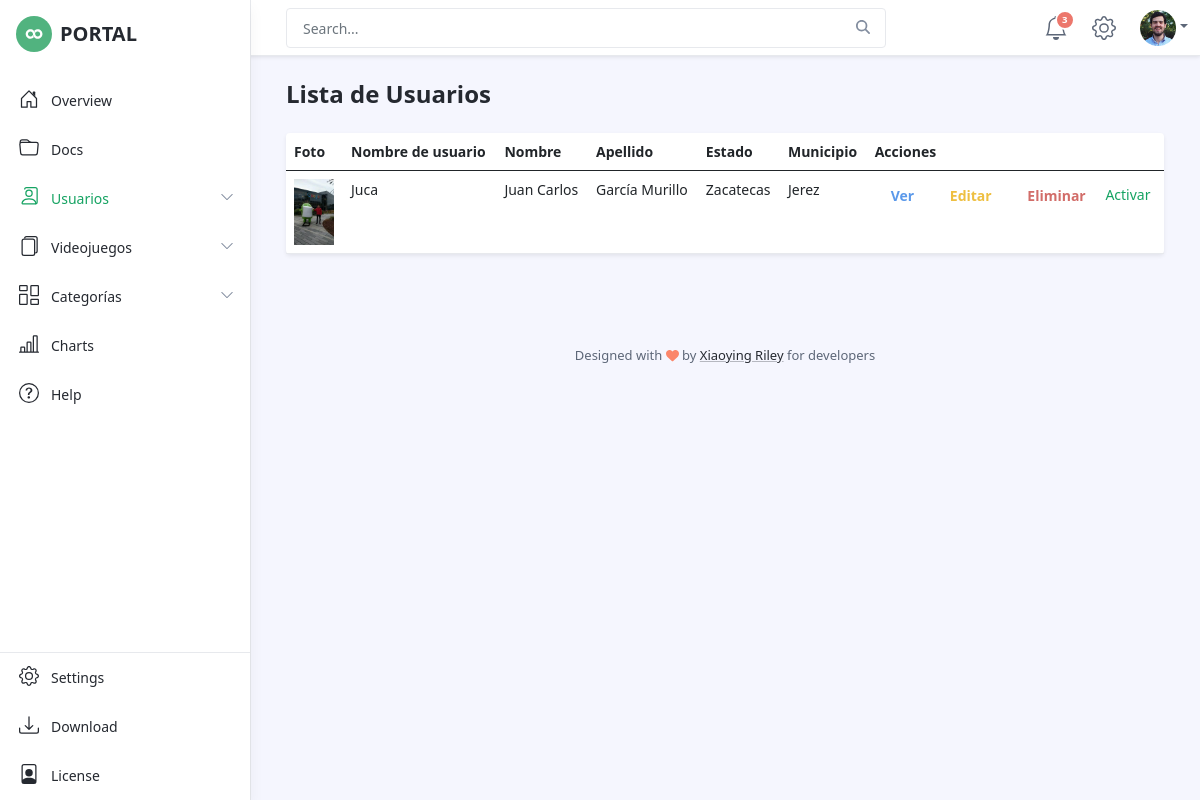
/usuarios/lista/, run on an earlier commit of the app's database.
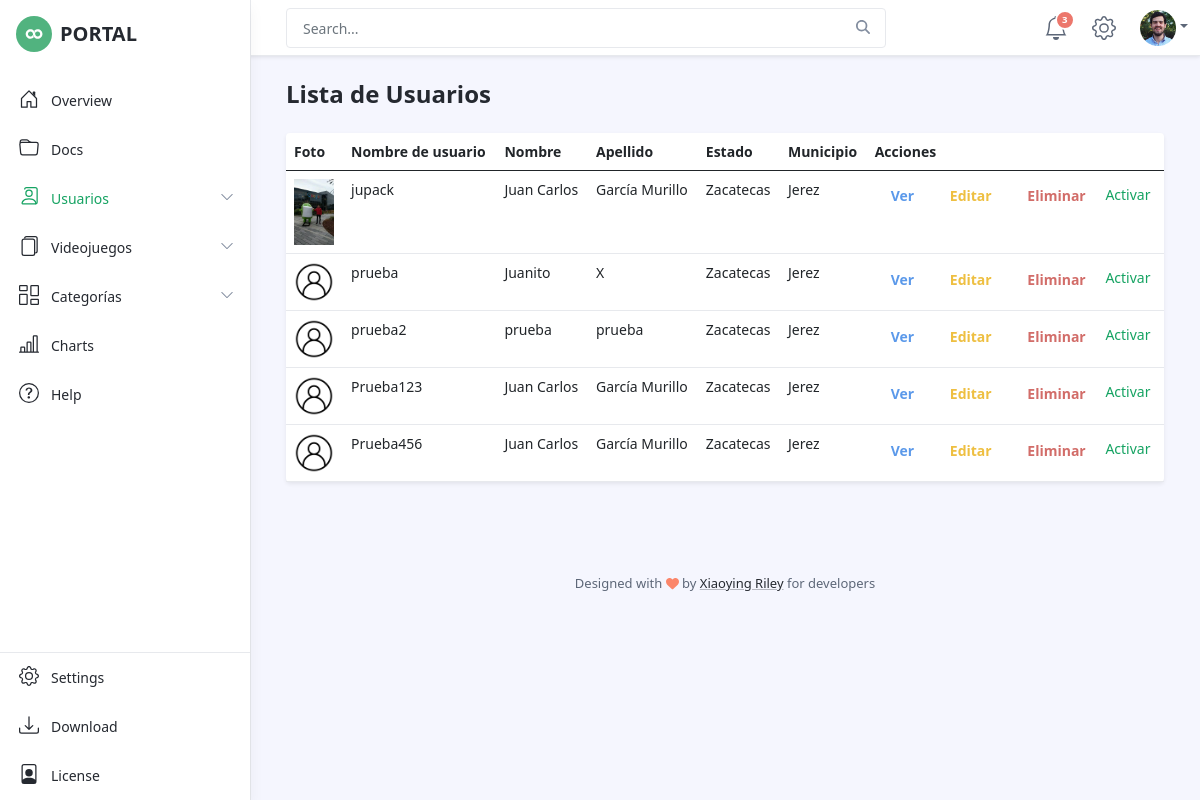
And on a later commit of the database.
### usuarios/models.py (models this page shows)
class Usuario(User):
    estado = models.ForeignKey("usuarios.Estado", verbose_name="Estado", on_delete=models.CASCADE)
    municipio = models.ForeignKey("usuarios.Municipio", verbose_name="Municipio", on_delete=models.CASCADE)
    foto = models.ImageField("Foto de perfil", upload_to='perfiles', blank=True, null=True)

class Estado(models.Model):
    nombre = models.CharField(max_length = 50)
    def __str__(self):
        return self.nombre

class Municipio(models.Model):
    nombre = models.CharField(max_length=50)
    estado = models.ForeignKey("usuarios.Estado", verbose_name="Estado", on_delete=models.CASCADE)
    def __str__(self):
        return self.nombre

### usuarios/views.py (the view)
# urls.py: path('lista/',views.UsuarioList.as_view(),name='lista'),
class UsuarioList(ListView):
    model = Usuario
    extra_context = {'us_lista' : True}
    template_name = 'usuarios:lista'

### usuarios/templates/usuarios/usuario_list.html (shortened to what this page needs)
{% extends 'dashboard.html' %}
{% load static %}
{% block contenido %}
<h1 class="app-page-title">Lista de Usuarios</h1>
<div class="app-card app-card-orders-table shadow-sm mb-5">
  <table class="table table-hover">
    <thead>
        <th>Foto</th>
        <th>Nombre de usuario</th>
        <th>Nombre</th>
        <th>Apellido</th>
        <th>Estado</th>
        <th>Municipio</th>
        <th>Acciones</th>
    </thead>
    <tbody>
      {% for usuario in object_list %}
      <tr>
          <td>
            {% if usuario.foto %}
              <img src="{{MEDIA_URL}}{{usuario.foto}}" alt="" width="40px">
            {% else %}
              <img src="{% static 'images/nouser.png' %}" alt="" width="40px">
            {% endif %}
          </td>
          <td>{{usuario.username}}</td>
          <td>{{usuario.first_name}}</td>
          <td>{{usuario.last_name}}</td>
          <td>{{usuario.estado}}</td>
          <td>{{usuario.municipio}}</td>
          <td>
            <a href="{% url 'usuarios:ver' usuario.id %}" class="btn btn-outline-info">Ver</a>
            <a href="{% url 'usuarios:editar' usuario.id %}" class="btn btn-outline-warning">Editar</a>
            <button onclick="muestraModal('{% url 'usuarios:eliminar' usuario.id %}','el Usuario {{usuario.username}}')" type="button" class="btn btn-outline-danger" data-toggle="modal" data-target="#eliminarModal">Eliminar</button>
            <a href="">Activar</a>
          </td>
        </tr>
          {% endfor %}
    </tbody>
  </table>
</div>
{% endblock contenido %}

### videojuego/templates/dashboard.html (shortened to what this page needs)
{% load static %}
<!DOCTYPE html>
<html lang="en">
<head>
    <link id="theme-style" rel="stylesheet" href="{% static 'css/portal.css' %}">
</head>
<body class="app">
    <header class="app-header fixed-top">
        <div class="app-header-inner">
	        <div class="container-fluid py-2">
		        <div class="app-header-content">
		            <div class="row justify-content-between align-items-center">
		            <div class="app-search-box col">
		                <form class="app-search-form">
							<input type="text" placeholder="Search..." name="search" class="form-control search-input">
							<button type="submit" class="btn search-btn btn-primary" value="Search"><i class="fas fa-search"></i></button>
				        </form>
		            </div>
		            <div class="app-utilities col-auto">
			            <div class="app-utility-item app-notifications-dropdown dropdown">
				            <a class="dropdown-toggle no-toggle-arrow" id="notifications-dropdown-toggle" data-toggle="dropdown" href="#" role="button" aria-expanded="false" title="Notifications">
					            <span class="icon-badge">3</span>
					        </a>
				        </div>
			            <div class="app-utility-item">
				            <a href="settings.html" title="Settings">
					        </a>
					    </div>
			            <div class="app-utility-item app-user-dropdown dropdown">
				            <a class="dropdown-toggle" id="user-dropdown-toggle" data-toggle="dropdown" href="#" role="button" aria-expanded="false"><img src="{% static 'images/user.png' %}" alt="user profile"></a>
			            </div>
		            </div>
		        </div>
	            </div>
	        </div>
        </div>
        <div id="app-sidepanel" class="app-sidepanel">
	        <div class="sidepanel-inner d-flex flex-column">
		        <div class="app-branding">
		            <a class="app-logo" href="index.html"><img class="logo-icon mr-2" src="{% static 'images/app-logo.svg' %}" alt="logo"><span class="logo-text">PORTAL</span></a>
		        </div>
			    <nav id="app-nav-main" class="app-nav app-nav-main flex-grow-1">
				    <ul class="app-menu list-unstyled accordion" id="menu-accordion">
					    <li class="nav-item">
					        <a class="nav-link href="index.html">
						        <span class="nav-icon">
						         </span>
		                         <span class="nav-link-text">Overview</span>
					        </a>
					    </li>
					    <li class="nav-item">
					        <a class="nav-link" href="docs.html">
						        <span class="nav-icon">
						         </span>
		                         <span class="nav-link-text">Docs</span>
					        </a>
							<li class="nav-item has-submenu">
								<a class="nav-link submenu-toggle {% if us_nuevo or us_lista %} active {% endif %}" href="#" data-toggle="collapse" data-target="#submenu-us" aria-expanded="false" aria-controls="submenu-1">
									<span class="nav-icon">
									 </span>
									 <span class="nav-link-text">Usuarios</span>
									 <span class="submenu-arrow">
										 <svg width="1em" height="1em" viewBox="0 0 16 16" class="bi bi-chevron-down" fill="currentColor" xmlns="http://www.w3.org/2000/svg">
		  <path fill-rule="evenodd" d="M1.646 4.646a.5.5 0 0 1 .708 0L8 10.293l5.646-5.647a.5.5 0 0 1 .708.708l-6 6a.5.5 0 0 1-.708 0l-6-6a.5.5 0 0 1 0-.708z"/>
		</svg>
									 </span>
								</a>
							</li>
					    <li class="nav-item has-submenu">
					        <a class="nav-link submenu-toggle {% if vj_nuevo or vj_lista %} active {% endif %}" href="#" data-toggle="collapse" data-target="#submenu-1" aria-expanded="false" aria-controls="submenu-1">
						        <span class="nav-icon">
						         </span>
		                         <span class="nav-link-text">Videojuegos</span>
		                         <span class="submenu-arrow">
		                             <svg width="1em" height="1em" viewBox="0 0 16 16" class="bi bi-chevron-down" fill="currentColor" xmlns="http://www.w3.org/2000/svg">
	  <path fill-rule="evenodd" d="M1.646 4.646a.5.5 0 0 1 .708 0L8 10.293l5.646-5.647a.5.5 0 0 1 .708.708l-6 6a.5.5 0 0 1-.708 0l-6-6a.5.5 0 0 1 0-.708z"/>
	</svg>
	                             </span>
					        </a>
					    </li>
					    <li class="nav-item has-submenu">
					        <a class="nav-link submenu-toggle {% if cat_nuevo or cat_lista %} active {% endif %}" href="#" data-toggle="collapse" data-target="#submenu-2" aria-expanded="false" aria-controls="submenu-2">
						        <span class="nav-icon">
						         </span>
		                         <span class="nav-link-text">Categorías</span>
		                         <span class="submenu-arrow">
		                             <svg width="1em" height="1em" viewBox="0 0 16 16" class="bi bi-chevron-down" fill="currentColor" xmlns="http://www.w3.org/2000/svg">
	  <path fill-rule="evenodd" d="M1.646 4.646a.5.5 0 0 1 .708 0L8 10.293l5.646-5.647a.5.5 0 0 1 .708.708l-6 6a.5.5 0 0 1-.708 0l-6-6a.5.5 0 0 1 0-.708z"/>
	</svg>
	                             </span>
					        </a>
					    </li>
					    <li class="nav-item">
					        <a class="nav-link" href="charts.html">
						        <span class="nav-icon">
						         </span>
		                         <span class="nav-link-text">Charts</span>
					        </a>
					    </li>
					    <li class="nav-item">
					        <a class="nav-link" href="help.html">
						        <span class="nav-icon">
						         </span>
		                         <span class="nav-link-text">Help</span>
					        </a>
					    </li>
				    </ul>
			    </nav>
			    <div class="app-sidepanel-footer">
				    <nav class="app-nav app-nav-footer">
					    <ul class="app-menu footer-menu list-unstyled">
						    <li class="nav-item">
						        <a class="nav-link" href="settings.html">
							        <span class="nav-icon">
							        </span>
			                        <span class="nav-link-text">Settings</span>
						        </a>
						    </li>
						    <li class="nav-item">
						        <a class="nav-link" href="https://themes.3rdwavemedia.com/bootstrap-templates/admin-dashboard/portal-free-bootstrap-admin-dashboard-template-for-developers/">
							        <span class="nav-icon">
							        </span>
			                        <span class="nav-link-text">Download</span>
						        </a>
						    </li>
						    <li class="nav-item">
						        <a class="nav-link" href="https://themes.3rdwavemedia.com/bootstrap-templates/admin-dashboard/portal-free-bootstrap-admin-dashboard-template-for-developers/">
							        <span class="nav-icon">
							        </span>
			                        <span class="nav-link-text">License</span>
						        </a>
						    </li>
					    </ul>
				    </nav>
			    </div>
	        </div>
	    </div>
    </header>
    <div class="app-wrapper">
	    <div class="app-content pt-3 p-md-3 p-lg-4">
		    <div class="container-xl">
                {% block contenido %}
                {% endblock contenido %}
		    </div>
	    </div>
	    <footer class="app-footer">
		    <div class="container text-center py-3">
            <small class="copyright">Designed with <i class="fas fa-heart" style="color: #fb866a;"></i> by <a class="app-link" href="http://themes.3rdwavemedia.com" target="_blank">Xiaoying Riley</a> for developers</small>
		    </div>
	    </footer>
    </div>
</body>
</html>

What changed in the data, as far as the page shows it:
removed Usuario: foto (picture), username "Juca", first_name "Juan Carlos", last_name "García Murillo", estado "Zacatecas", municipio "Jerez"
added Usuario: foto (picture), username "jupack", first_name "Juan Carlos", last_name "García Murillo", estado "Zacatecas", municipio "Jerez"
added Usuario: username "prueba", first_name "Juanito", last_name "X", estado "Zacatecas", municipio "Jerez"
added Usuario: username "prueba2", first_name "prueba", last_name "prueba", estado "Zacatecas", municipio "Jerez"
added Usuario: username "Prueba123", first_name "Juan Carlos", last_name "García Murillo", estado "Zacatecas", municipio "Jerez"
added Usuario: username "Prueba456", first_name "Juan Carlos", last_name "García Murillo", estado "Zacatecas", municipio "Jerez"
